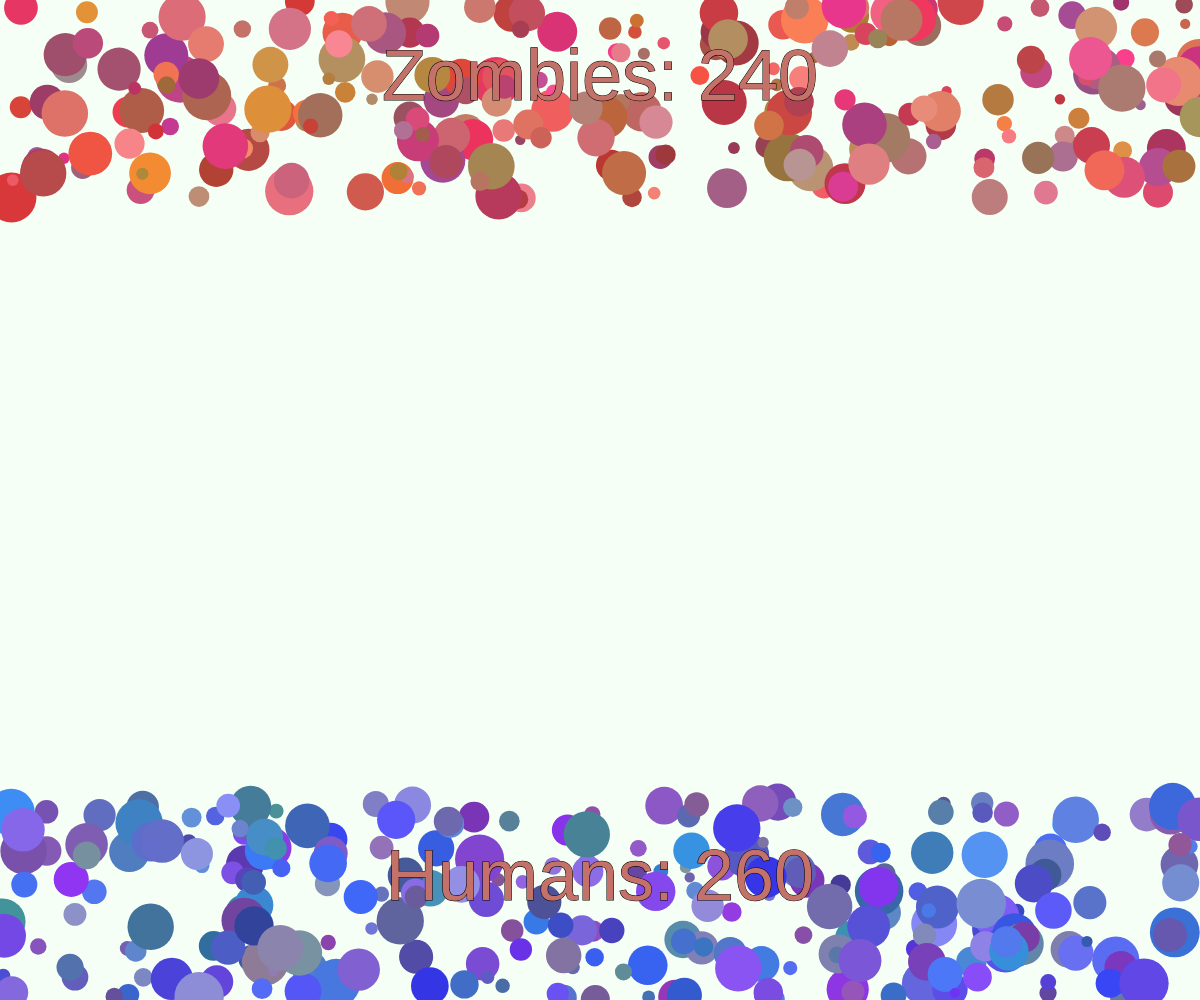
Frame 1 (no input)
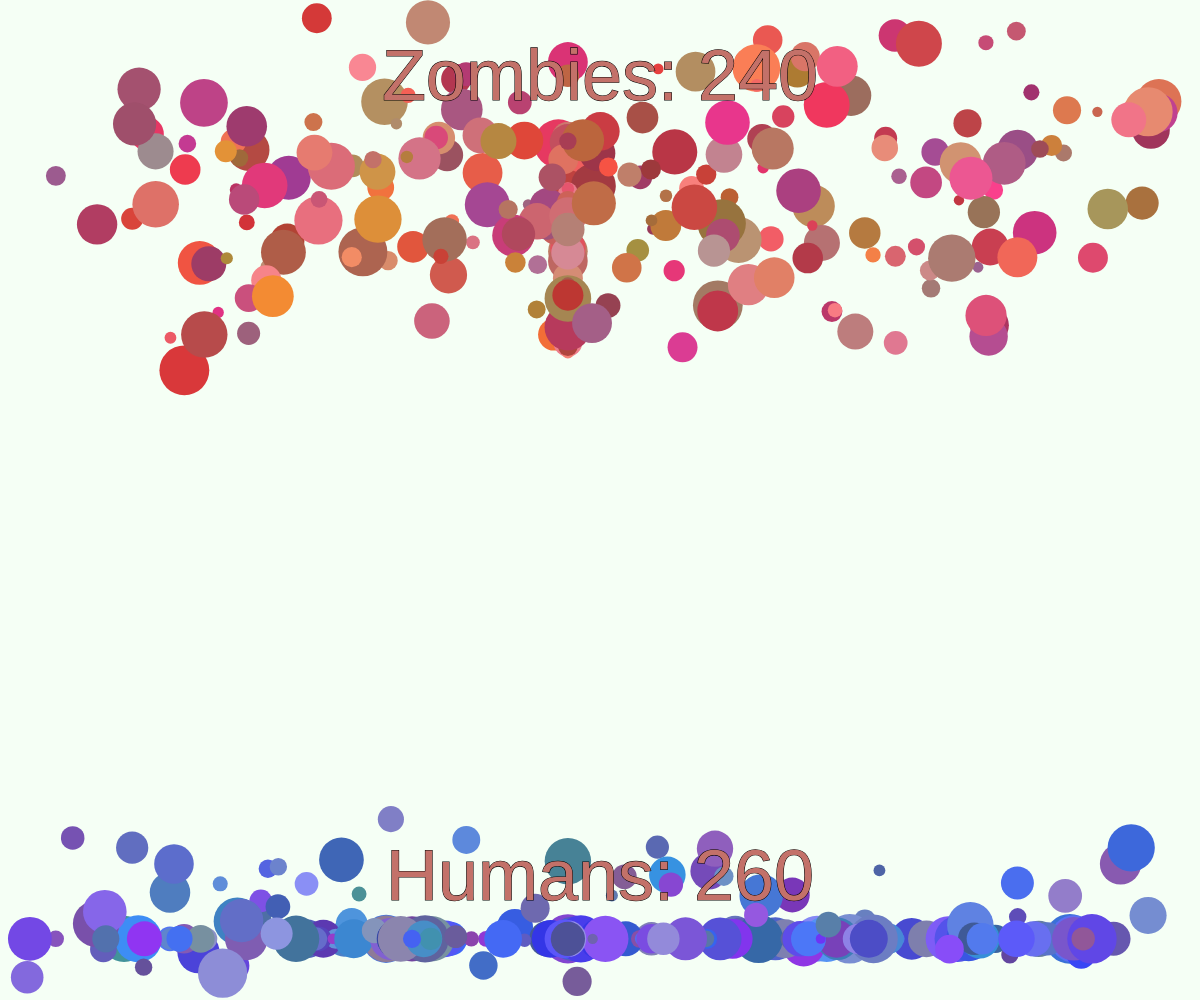
Frame 60 (no input)
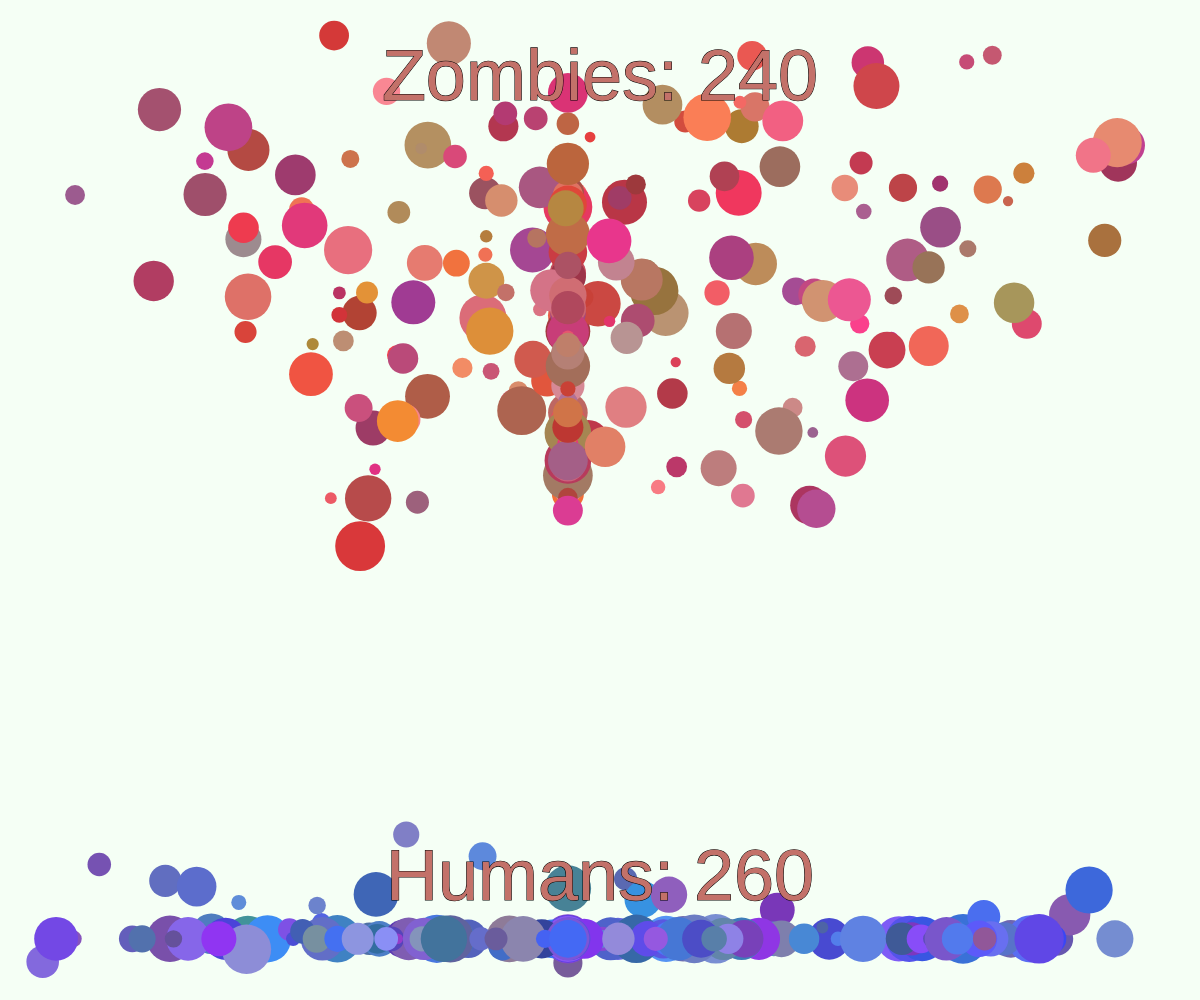
Frame 120 (the mouse pressed at the canvas centre since frame 60)

The p5.js sketch that drew these frames (run headless with seeded random() and noise() and a simulated clock; from frame 60 on, the mouse is pressed at the canvas centre):

// p5.js sketch
// ── sketch.js
/*
  Zombulator homework help/experiementing
  Zombulator boiler plate code provided by Elsie Charles of the class CS160 in fall 2017
*/

/*
  TODO: Path humans away from Zombies
  TODO: Path humans together
  TODO: Path zombies towards humans
*/

const MIN_SIZE = 10;
const MAX_SIZE = 50;
const POPULATION_SIZE = 500;

const population = {
  human: [],
  zombie: [],
};

let backgroundColor;

function setup() {
  createCanvas(windowWidth, windowHeight);
  backgroundColor = color(245, 255, 245);
  initializePopulation();
}

function draw() {
  background(backgroundColor);
  noStroke();
  handlePopulation();
  drawPopulationCounts();
  handleCollisions();
}

const drawPopulationCounts = () => {
  stroke(0);
  textSize(72);
  textAlign(CENTER);
  text('Zombies: ' + population.zombie.length, width / 2, 100);
  text('Humans: ' + population.human.length, width / 2, height - 100);
};

const initializePopulation = () => {
  for (let i = 0; i < POPULATION_SIZE; ++i) {
    const current = random(0, 100) < 50 ? initializeHuman() : initializeZombie();

    population[current.humanoidType].push(current);
  }
};

const handleCollisions = () => {
  population.human.forEach((human) => {
    population.zombie.forEach((zombie) => {
      if (isTouching(human, zombie)) {
        fight(human, zombie);
      }
    });
  });
};

const handleMovement = (current) => {
  if (current.x !== population.human[0].x) {
    if (Math.abs(current.x - population.human[0].x) < current.speed) {
      current.x = population.human[0].x;
    } else {
      current.x += current.x < population.human[0].x ? current.speed : -current.speed;
    }
  }

  if (current.y !== population.human[0].y) {
    if (Math.abs(current.y - population.human[0].y) < current.speed) {
      current.y = population.human[0].y;
    } else {
      current.y += current.y < population.human[0].y ? current.speed : -current.speed;
    }
  }
};

const handlePopulation = () => {
  population.human.forEach((h, i) => {
    fill(h.color);
    ellipse(h.x, h.y, h.size, h.size);

    if (i !== 0) {
      handleMovement(h);
    }
  });

  population.zombie.forEach((z, i) => {
    fill(z.color);
    ellipse(z.x, z.y, z.size, z.size);

    if (i !== 0) {
      handleMovement(z);
    }
  });
};

const initializeZombie = () => {
  return {
    id: uuid(),
    humanoidType: 'zombie',
    x: random(0, windowWidth),
    y: random(0, 200),
    speed: random(0.25, 3),
    size: random(MIN_SIZE, MAX_SIZE),
    color: color(random(150, 250), random(50, 150), random(50, 150)),
  };
};

const initializeHuman = () => {
  return {
    id: uuid(),
    humanoidType: 'human',
    x: random(0, windowWidth),
    y: random(windowHeight - 200, windowHeight),
    speed: random(0.25, 3),
    size: random(MIN_SIZE, MAX_SIZE),
    color: color(random(50, 150), random(50, 150), random(150, 250)),
  };
};

const isTouching = (self, target) =>
  self.humanoidType !== target.humanoidType
    ? dist(self.x, self.y, target.x, target.y) <= self.size / 2 + target.size / 2
    : false;

const fight = (human, zombie) => {
  if (human.size < zombie.size) {
    const newZombie = human;
    newZombie.humanoidType = 'zombie';
    newZombie.color = color(random(190, 255), random(50, 150), random(50, 150));

    population.human = population.human.filter((h) => h.id !== newZombie.id);
    population.zombie.push(newZombie);
  } else if (human.size > zombie.size) {
    population.zombie = population.zombie.filter((z) => z.id !== zombie.id);
  } else {
    population.human = population.human.filter((h) => h.id !== human.id);
    population.zombie = population.zombie.filter((z) => z.id !== zombie.id);
  }
};

const uuid = () =>
  ([1e7] + -1e3 + -4e3 + -8e3 + -1e11).replace(/[018]/g, (c) =>
    (c ^ (crypto.getRandomValues(new Uint8Array(1))[0] & (15 >> (c / 4)))).toString(16)
  );
